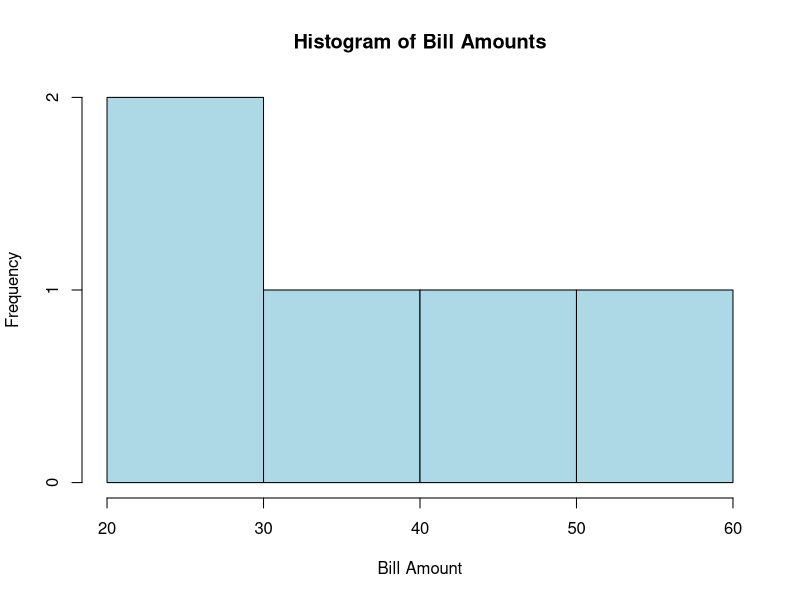
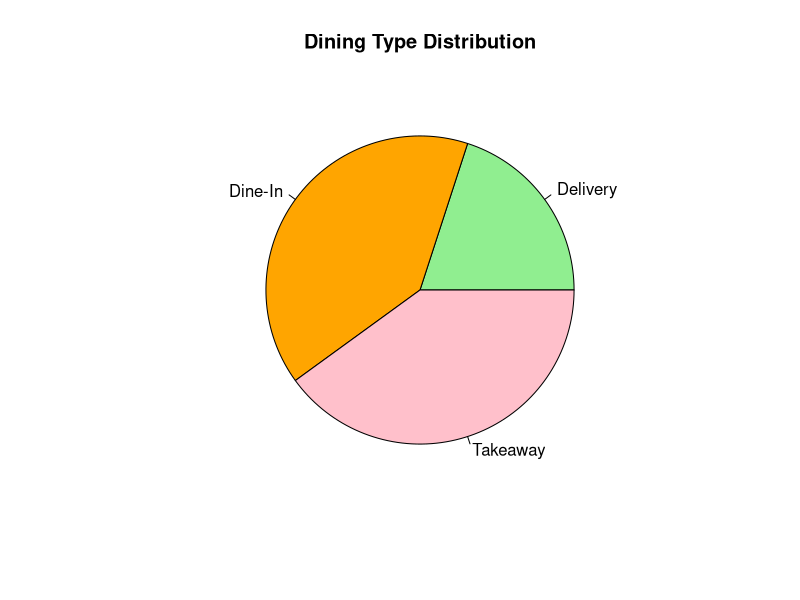
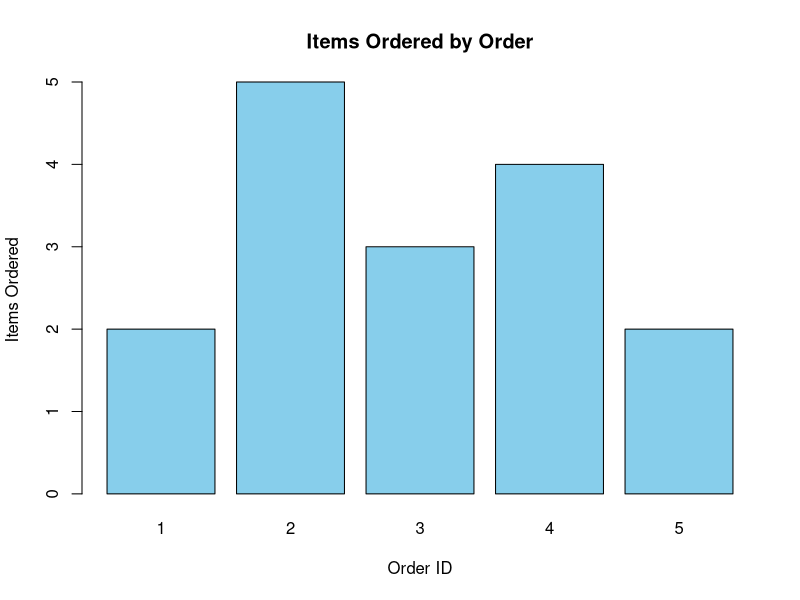
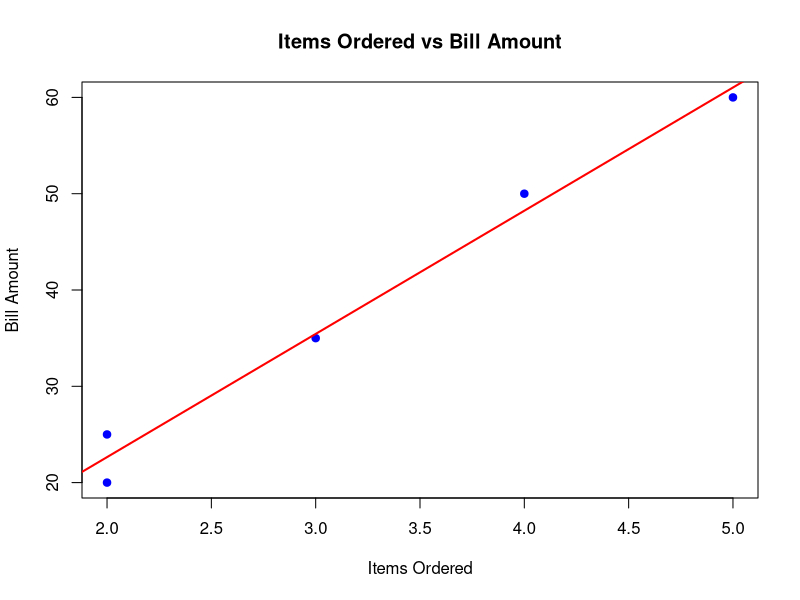

The R source for these figures, in order:
# Dataset
restaurant <- data.frame(
  Order_ID = c(1,2,3,4,5),
  Items_Ordered = c(2,5,3,4,2),
  Bill_Amount = c(25,60,35,50,20),
  Dining_Type = c("Dine-In","Takeaway",
                  "Dine-In","Delivery",
                  "Takeaway")
)

hist(restaurant$Bill_Amount,
     main = "Histogram of Bill Amounts",
     xlab = "Bill Amount",
     col = "lightblue",
     border = "black")



# Dataset
restaurant <- data.frame(
  Dining_Type = c("Dine-In","Takeaway",
                  "Dine-In","Delivery",
                  "Takeaway")
)

dining_count <- table(restaurant$Dining_Type)

pie(dining_count,
    main = "Dining Type Distribution",
    col = c("lightgreen","orange","pink"))


# Dataset
restaurant <- data.frame(
  Order_ID = c(1,2,3,4,5),
  Items_Ordered = c(2,5,3,4,2)
)

barplot(restaurant$Items_Ordered,
        names.arg = restaurant$Order_ID,
        col = "skyblue",
        main = "Items Ordered by Order",
        xlab = "Order ID",
        ylab = "Items Ordered")



# Dataset
restaurant <- data.frame(
  Items_Ordered = c(2,5,3,4,2),
  Bill_Amount = c(25,60,35,50,20)
)

plot(restaurant$Items_Ordered,
     restaurant$Bill_Amount,
     pch = 19,
     col = "blue",
     main = "Items Ordered vs Bill Amount",
     xlab = "Items Ordered",
     ylab = "Bill Amount")

abline(lm(Bill_Amount ~ Items_Ordered,
          data = restaurant),
       col = "red",
       lwd = 2)
